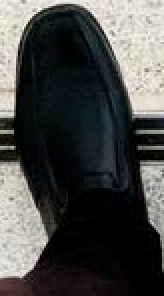
#> input picture vision/stair_case/picture/foot.png, 82 x 148 px, found by its file name (shown 2 times larger)
$ python rep_foot.py
#> lines starting #> are read from the running program, lines starting #| are printed output that depends on the picture; after the words box and inside, x2 and y2 are one past the last pixel; in counts of white or black regions, pixels touching at a corner belong together; pictures that were not available may be replaced by others from this repository, and a replacement may not be noted
import cv2
import numpy as np
from matplotlib import pyplot as plt
import time
THRESHOLD = 0.9

foot = cv2.imread('../foot.png')
#> foot is the input picture: shape (148, 82, 3); mean B, G, R 70.4, 72.1, 71.3
img = cv2.imread('../search/test0.png')
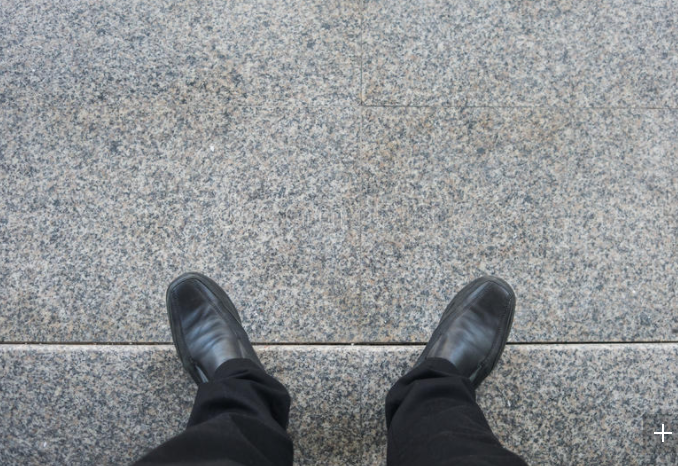
#> input picture vision/stair_case/picture/1.png, 678 x 466 px, given in place of test0.png, which was not available
#> img is the input picture: shape (466, 678, 3); mean B, G, R 147, 144.8, 141.8

footH, footW = foot.shape[:2]
#> footH = 148; footW = 82
imgH, imgW = img.shape[:2]
#> imgH = 466; imgW = 678

footEdge = cv2.bilateralFilter(foot, 4, 80, 80)
footEdge = cv2.Canny(footEdge, 50, 100)
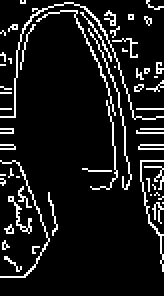
#> footEdge: shape (148, 82) (shown 2 times larger); 9.8% white in thin lines or dots

imgEdge = cv2.bilateralFilter(img, 4, 80, 80)
imgEdge = cv2.Canny(imgEdge, 50, 100)
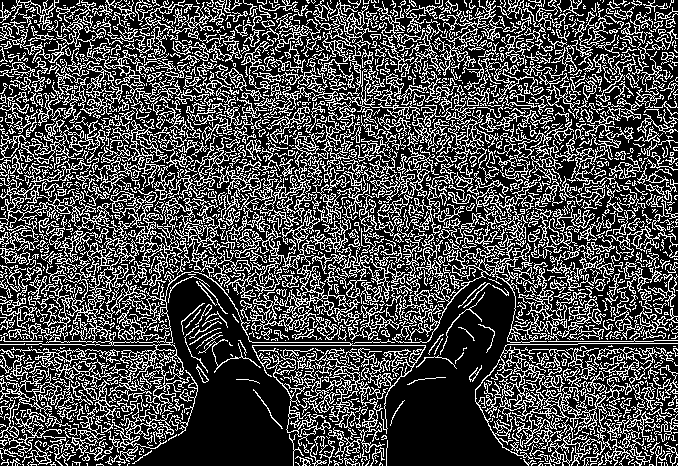
#> imgEdge: shape (466, 678); 29.3% white in thin lines or dots

footVal = np.sum(footEdge)
#> footVal = 302685

edgeSum = []
start = time.time()
for i in range(0, imgH):
    temp = []
    valueSum = 0

    for j in range(0, imgW):
        valueSum += imgEdge[i][j]

        if i == 0:
            temp.append(valueSum)
        else:
            temp.append(valueSum + edgeSum[i - 1][j])

    edgeSum.append(temp)
#> after the loop, edgeSum = 466 items
end = time.time()
print(end - start)
x = []
y = []
start = time.time()
for i in range(0, imgH - footH):
    for j in range(0, imgW - footW):
        val = edgeSum[i + footH][j + footW] - edgeSum[i][j + footW] - edgeSum[i + footH][j] + edgeSum[i][j]

        #if ((footSum * 1) >= val) & ((footSum * 1) <= val):
        if footVal == val:
            x.append(j)
            y.append(i)
#> after the loop, x = [402, 415, 398, 179, 174]; y = [300, 300, 303, 312, 314]
            #print(j, i)

end = time.time()
print(end - start)

for i in range(0, len(x)):
    cv2.rectangle(img, (x[i], y[i]), (x[i] + footW, y[i] + footH), (0, 255, 0), 2)
#> this loop made 5 passes
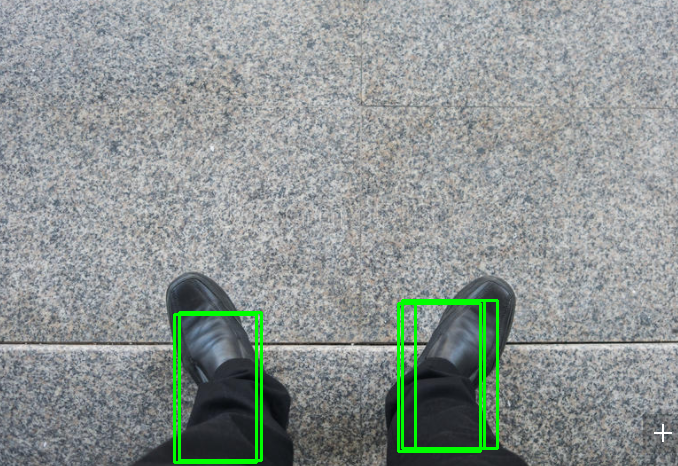
#> img: shape (466, 678, 3); 1.98% of pixels changed, all inside (x1, y1, x2, y2) = (173, 299, 499, 464)

cv2.imwrite('../test.png', img)
